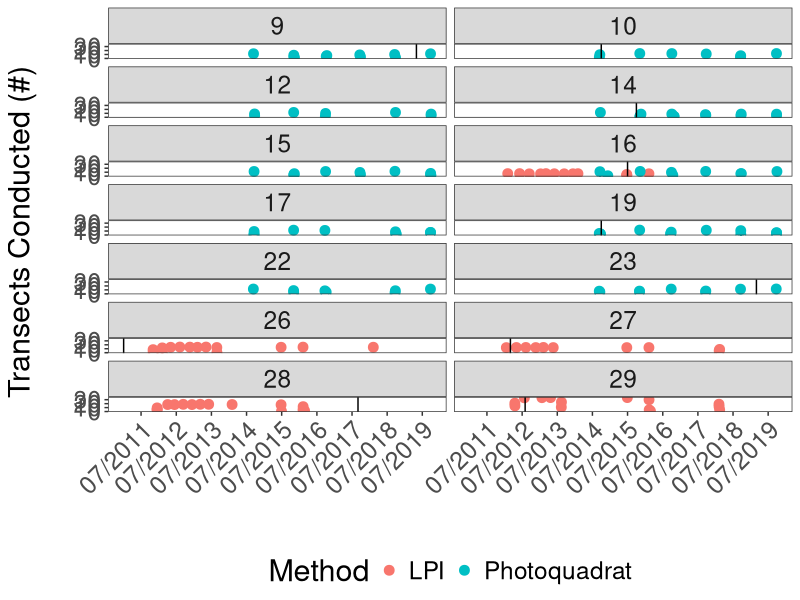

Here is the R script that generated this plot: (Note: this script raises an error after producing the figure.)
# Herbivore driven decline of invasive macroalgae in Kāne‘ohe Bay, Hawai‘i #
# Code & analysis by Morgan Winston & Mary Donovan #

# This code reads in four datasets:
# 1) Benthic transect level data with paired environmental and fish data - fish data in this dataset was summarized per month to faciliate merging with benthic data
# 2) Reef fish transect data 
# 3) Daily rain data for appendix
# 4) Daily sea surface temperature data for appendix
# The code formats the data for input into a GAM model and exports figures and model outputs. 

#### INITIALIZATION ####
## load required packages
library(plyr)
library(reshape2)
library(knitr)
library(kableExtra)
library(dplyr) # yes
library(mgcv) # yes
library(plotrix)
library(vegan) 
library(tidyr) # yes
library(ggplot2) #yes
library(scales) # yes

# set working directory
setwd()

# import & format data
raw <- read.csv("all_kbay_combined.csv") 
fishcombo_all <- read.csv("fishcombo_all.csv") 
sst_dat <- read.csv("sst_dat.csv")
rain_dat <- read.csv("rain_dat.csv")

# create an index for time
temp <- NA
for(i in 0:(length(unique(raw$Year))-1)){
  t <- rep(2011+i,12) # create 12 reps of each year
  temp <- c(temp,t)
}
temp <- temp[2:length(temp)] # remove the initial NA value
fulltime <- data.frame(Month=rep(NA,length(temp)),Year=rep(NA,length(temp))) # create a placeholder df with month and year columns
fulltime$Year <- temp # fill in reps of year into this column
fulltime$Month <- rep(seq(1:12),length(unique(raw$Year))) # add in months (1-12) for each year
fulltime <- fulltime[11:nrow(fulltime),] # remove months prior to 11/2011 from data frame (no surveys were done)
fulltime$time.ind <- seq(1:nrow(fulltime)) # add index for each month/year timepoint
raw <- left_join(raw,fulltime,by=c("Month","Year")) # add index to raw data
raw$dum <- 1 # dummy var

# Figure A1: survey effort over time across reefs ---------
surveys <- aggregate(list(n = raw$Transect), by = list(date = raw$SurveyDate, Reef = raw$Reef, Method = raw$Method, Treatment = raw$Treatment), function(x) length(unique(x)))
surveys$Reef <- as.factor(surveys$Reef)
surveys$Method <- as.factor(surveys$Method)
surveys$date <- as.Date(surveys$date)
surveys$Treatment <- as.factor(surveys$Treatment)

surveys$t_date <- NA
surveys$t_date <- as.Date(surveys$t_date)
for(i in c(1:nrow(surveys))){
  if(surveys$Reef[i] == 9){
    surveys$t_date[i] <- "2019-05-01"
  }
  if(surveys$Reef[i] == 23){
    surveys$t_date[i] <- "2019-03-01"
  }
  if(surveys$Reef[i] == 28){
    surveys$t_date[i] <- "2017-09-01"
  }
  if(surveys$Reef[i] == 10){
    surveys$t_date[i] <- "2014-10-01"
  }
  if(surveys$Reef[i] == 14){
    surveys$t_date[i] <- "2015-10-01"
  }
  if(surveys$Reef[i] == 16){
    surveys$t_date[i] <- "2015-07-01"
  }
  if(surveys$Reef[i] == 19){
    surveys$t_date[i] <- "2014-10-01"
  }
  if(surveys$Reef[i] == 26){
    surveys$t_date[i] <- "2011-01-01"
  }
  if(surveys$Reef[i] == 27){
    surveys$t_date[i] <- "2012-03-01"
  }
  if(surveys$Reef[i] == 29){
    surveys$t_date[i] <- "2012-08-01"
  }
}

surveys$date <- as.POSIXct(surveys$date, "%Y-%m-%d")
surveys$t_date <- as.POSIXct(surveys$t_date, "%Y-%m-%d")
surveys$Method <- as.character(surveys$Method)
surveys[which(surveys$Method == "photoquad"),]$Method <- "Photoquadrat"
surveys$Method <- as.factor(surveys$Method)

# setwd("") set working directory for output
tiff(file='Figure A1.tif',height=6000,width=4800,res=300, compression = "lzw")
ggplot(surveys, aes(x=date, y=n, color = Method)) + 
  geom_jitter(size = 3) +
  geom_vline(data = surveys, mapping = aes(xintercept = t_date), show.legend = F) +
  scale_linetype(name = " ") +
  facet_wrap(~ Reef, ncol = 2) +
  xlab("") +
  ylab("Transects Conducted (#) \n") +
  scale_x_datetime(limits = c(min(surveys[which(!is.na(surveys$t_date)),]$t_date), 
                              max(surveys$date)), 
                   date_breaks = "12 months", labels = date_format("%m/%Y")) +
  theme_bw() +
  theme(
    panel.background = element_rect(colour = "white"),
    panel.grid.major = element_line(colour = "white"),
    panel.grid.minor = element_line(colour = "White"),
    legend.position = "bottom",
    text = element_text(size = 22),
    axis.text.x = element_text(angle = 45, hjust = 1)
  )
dev.off()

# Figure 3: % cover of E/K over time ---------
temp <- raw %>% group_by(Habitat,Reef,Method,time.ind) %>%summarise('kapp'=mean(kapp,na.rm=T)) # summarize kapp per time.ind/method/reef/habitat
temp$dum <- 1
temp <- as.data.frame(temp)
temp$Habitat <- as.factor(temp$Habitat)
temp$Method <- as.factor(temp$Method)

tiff(file='Figure3.tif',height=3800,width=4800,res=300, compression = "lzw")
ggplot(temp, aes(x = time.ind, y = kapp)) +
  geom_point(size=2) +
  ylab("E/K Percent Cover (%)\n") +
  xlab("") + 
  theme_bw() +
  theme(
    panel.background = element_rect(colour = "white"),
    panel.grid.major = element_line(colour = "white"),
    panel.grid.minor = element_line(colour = "White"),
    text = element_text(size = 30)
  ) +
  stat_smooth(method = "loess") +
  scale_x_continuous(breaks=c(1,10,20,30,40,50,60,70,80,90), labels=format(timego$mo_yr[timego$time.ind %in% c(1,10,20,30,40,50,60,70,80,90)],'%m/%y'))
dev.off()


# Figure A2: % cover of E/K per reef over time ---------
temp <- raw
raw$MonthYr <- format(as.Date(raw$SurveyDate), "%Y-%m")
reef_sum <- data.frame(aggregate(list(kapp = raw$kapp), by = list(Reef = raw$Reef, date = raw$MonthYr), mean))
reef_sum2 <- data.frame(aggregate(list(kapp_se = raw$kapp), by = list(Reef = raw$Reef, date = raw$MonthYr), std.error))
reefs <- merge(reef_sum, reef_sum2)

reefs$Reef <- as.factor(reefs$Reef)
reefs$date <- format(as.Date(paste(reefs$date, "-01", sep = "")), "%Y-%m-%d")
reefs$date <- as.Date(reefs$date)

tiff(file='Figure A2.tif',height=7000,width=4800,res=300, compression = "lzw")
ggplot(reefs, aes(x = date, y = kapp, color = Reef)) +
  geom_point(size = 3) +
  geom_errorbar(aes(ymin=kapp-kapp_se, ymax=kapp+kapp_se), width=.2,
                position=position_dodge(0.05)) +
  geom_line(group = 1) + 
  facet_wrap(~ Reef, scales = 'free_x', ncol = 2) +
  theme_bw() +
  theme(
    panel.background = element_rect(colour = "white"),
    panel.grid.major = element_line(colour = "white"),
    panel.grid.minor = element_line(colour = "White"),
    legend.position = "none",
    text = element_text(size = 22),
    axis.text.x = element_text(size = 16, angle = 45, hjust = 1)
  ) +
  xlab("") +
  ylab("E/K Percent Cover (%)") +
  scale_x_date(breaks = "6 months", labels = date_format(format = "%b %Y"))
dev.off()

#### ANALYSIS ####
fvar <- raw[,c('kapp','Habitat','Method','Reef','time.ind','SurveyDate',"Treatment", 
               "H_bio","Hbrow","Hscex","H_dens","totBio","sst","wind","rain","par",'dum')] # subset to what will go in the model
fvar <- fvar[!is.na(fvar$H_bio),] # remove NA vals for herb biomass -- there are quite a few from when fish surveys were not conducted at the same month as benthic surveys
fvar.s <- fvar # create copy
fvar.s$rain <- log(fvar.s$rain) # removes outlier
for(i in c("H_bio","Hbrow","Hscex","H_dens","totBio","sst","wind","rain","par")) fvar.s[i] <- scale(fvar.s[i])[,1] # scale each predictor
fvar.s$Treatment <- as.factor(fvar.s$Treatment) # make random effects factors for gam to run properly
fvar.s$Habitat <- as.factor(fvar.s$Habitat)
fvar.s$Method <- as.factor(fvar.s$Method)
fvar.s$Reef <- as.factor(fvar.s$Reef)

#### check for correlations #
# full_pred <- fvar.s[,c("H_bio",
#                        "sst",
#                        "wind",
#                        "rain",
#                        "par")]
# pred_cor <- cor(full_pred)
# head(round(pred_cor,2))
# corrplot::corrplot(pred_cor, method="circle") # looks pretty good (why? no coefficients > 0.6 or < -0.6)
# pairs(full_pred)

fvar.s$kapp_p <- fvar.s$kapp/100 # will run model on proportion data

# run GAMM: reef included in model
kapp.gam.all <- gam((sqrt(fvar.s$kapp_p)) ~  s(time.ind, k=4) + # note square-root transformation
                      s(Habitat, bs='re', by = dum) +
                      s(Method, bs='re', by = dum) +
                      s(Reef, bs='re', by = dum) +
                      s(Treatment, bs='re', by = dum) +
                      s(H_bio, k=4) +
                      s(sst, k=4) +
                      s(wind, k=4) +
                      s(rain, k=4) +
                      s(par, k=4),
                    family = 'gaussian',
                    data = fvar.s,
                    correlation=corAR1(~time.ind),
                    method = "REML",
                    na.action='na.fail')

# model checks to run:
# plot(kapp.gam.all) 
# par(mfrow = c(2, 2))
# gam.check(kapp.gam.all) 

# Figure 4: GAMM model results when reef included in model  ---------
tiff(file='Figure4.tif',height=1400,width=1100,res=300, compression = "lzw")
plot(kapp.gam.all,select=c(6),shade=T,xlab='Herbivore Biomass',ylab='s(Herbivore Biomass)',cex.lab=1.3,cex.axis=1.3)
dev.off()

# run GAMM: reef NOT included in model
kapp.gam.all <- gam((sqrt(fvar.s$kapp_p)) ~  s(time.ind, k=4) + # note square-root transformation
                      s(Habitat, bs='re', by = dum) +
                      s(Method, bs='re', by = dum) +
                      #s(Reef, bs='re', by = dum) +
                      s(Treatment, bs='re', by = dum) +
                      s(H_bio, k=4) +
                      s(sst, k=4) +
                      s(wind, k=4) +
                      s(rain, k=4) +
                      s(par, k=4),
                    family = 'gaussian',
                    data = fvar.s,
                    correlation=corAR1(~time.ind),
                    method = "REML",
                    na.action='na.fail')

summary(kapp.gam.all)

# Figure 5: GAMM model results when reef NOT included in model  ---------
tiff(file='Figure5.tif',height=1000,width=2400,res=300, compression = "lzw")
par(mfrow=c(1,3),mar=c(3,3,2,1),mgp=c(1.7,.6,0)) ## REEF NOT INCLUDED MODEL
plot(kapp.gam.all,select=c(5),shade=T,xlab='Herbivore Biomass',ylab='s(Herbivore Biomass)',cex.lab=1.3,cex.axis=1.3)
plot(kapp.gam.all,select=c(6),shade=T,xlab='SST',ylab='s(SST)',cex.lab=1.3,cex.axis=1.3)
plot(kapp.gam.all,select=c(8),shade=T,xlab='Rainfall',ylab='s(Rainfall)',cex.lab=1.3,cex.axis=1.3)
dev.off()


# investigate herbivore biomass over time - uses fishcombo data
temp <- left_join(fishcombo_all, fulltime, by=c('Month','Year')) 
temp <- temp[!is.na(temp$time.ind),]
temp$dum <- 1
str(temp)
summary(temp)
temp$Reef <- as.factor(temp$Reef)

# run herbivore biomass GAMM
H.gam <- gam(log(H_bio+1)~s(time.ind,k=5)+
                          s(Reef,bs='re',by=dum),
                          family='gaussian',
                          data=temp,
                          method = "REML",
                          correlation=corAR1(~time.ind))
summary(H.gam)
newdat <- data.frame(time.ind=temp$time.ind, Reef=temp$Reef, dum = 0)
pred.H <- predict.gam(H.gam,se.fit=T,newdata=newdat)
fit.H <- exp(pred.H$fit)-1
up.H <- exp(pred.H$fit+1.96*pred.H$se.fit)-1
down.H <- exp(pred.H$fit-1.96*pred.H$se.fit)-1
pred.H <- cbind(fit.H,up.H,down.H,temp[c('H_bio','time.ind')])
pred.H <- pred.H[with(pred.H,order(time.ind)),]

# Figure 6: herbivore biomass over time  ---------
tiff(file='Figure6.tif',height=2000,width=2900,res=300, compression = "lzw")
plot(pred.H$H_bio~pred.H$time.ind,ylab="",xlab="",pch=21,col='grey45',bg='grey85',xaxt='n',type='n',yaxt="n")
axis(1, at=c(1,10,20,30,40,50,60,70,80,90),labels=format(timego$mo_yr[timego$time.ind %in% c(1,10,20,30,40,50,60,70,80,90)],'%m/%y'), cex.axis=1.3)
polygon(c(rev(pred.H$time.ind),pred.H$time.ind),c(rev(pred.H$up),pred.H$down),border=NA,col=rgb(0,0,255,100,max=255))
points(pred.H$fit~pred.H$time.ind,type="l",lwd=2,col=rgb(0,0,255,200,max=255))
points(pred.H$H_bio~pred.H$time.ind,pch=21,col='black',bg=rgb(0,0,255,60,max=255))
axis(2, cex.axis=1.3)
mtext(expression("Herbivore Biomass"~~bgroup("(",'g '*m^{-2},")")),side=2, line = 2, cex = 1.3)
dev.off()

# Figure 7: herbivore community composition  ---------
herbs <- raw %>% group_by(Month,Year,Reef) %>% summarise(Hgd=median(Hgd,na.rm=T),Hbrow=median(Hbrow,na.rm=T),Hscex=median(Hscex,na.rm=T),kapp=median(kapp,na.rm=T)) %>% ungroup() ## do something better for the kapp numbers?
herbs <- herbs[!is.na(herbs$Hgd),]
herbs$sum <- rowSums(herbs[4:6])
herbs <- herbs[!herbs$sum==0,]
herbs.f <- log(herbs[4:6]+1)
herbs.mds <- suppressMessages(metaMDS(herbs.f,trace=0))

tiff(file='Figure7.tif',height=1800,width=2700,res=300, compression = "lzw")
plot(herbs.mds,xlim=c(-3,2),xaxt='n',yaxt='n',ylab='',xlab='')
points(herbs.mds, cex=herbs$kapp/10, pch=19, col='darkgreen')
reg.arrow <- scores(herbs.mds,choices=1:3,display="sp",scaling=2)
arrows(0,0,reg.arrow[,1],reg.arrow[,2],length=0,lty=1,cex=3,lwd=1.5,col="black")
text(-0.2207784,0.2108962+0.1,'grazers',cex=1.5)
text(-2.2918944-.3,0.6242135+.1,'browsers',cex=1.5)
text(-0.1774290,-0.2522467-.1,'scrapers',cex=1.5)
dev.off()

# Figure A3: SST over time  ---------
tiff(file='FigureA3.tif',height=1800,width=2900,res=300, compression = "lzw")
ggplot(sst_dat[ which(sst_dat$date >= "2011-11-03" & sst_dat$date <= "2019-10-01"),], aes(x=date, y=sst)) +
  geom_line() +
  theme_bw() +
  theme(
    panel.background = element_rect(colour = "white"),
    panel.grid.major = element_line(colour = "white"),
    panel.grid.minor = element_line(colour = "White"),
    axis.text = element_text(size = 12),
    axis.title = element_text(size = 12)
  ) +
  xlab("") +
  ylab("Sea Surface Temperature (?C)") +
  scale_x_datetime(date_breaks = "12 months", labels = date_format("%m/%Y"))
dev.off()

# Figure A4: rain over time  ---------
tiff(file='FigureA4.tif',height=1800,width=2900,res=300, compression = "lzw")
ggplot(rain_dat[ which(rain_dat$date >= "2011-11-03" & rain_dat$date <= "2019-10-01"),], aes(x=date, y=rain)) +
  geom_line() +
  theme_bw() +
  theme(
    panel.background = element_rect(colour = "white"),
    panel.grid.major = element_line(colour = "white"),
    panel.grid.minor = element_line(colour = "White"),
    axis.text = element_text(size = 12),
    axis.title = element_text(size = 12)
  ) +
  xlab("") +
  ylab("Rainfall (mm)") +
  scale_x_datetime(date_breaks = "12 months", labels = date_format("%m/%Y"))
dev.off()
